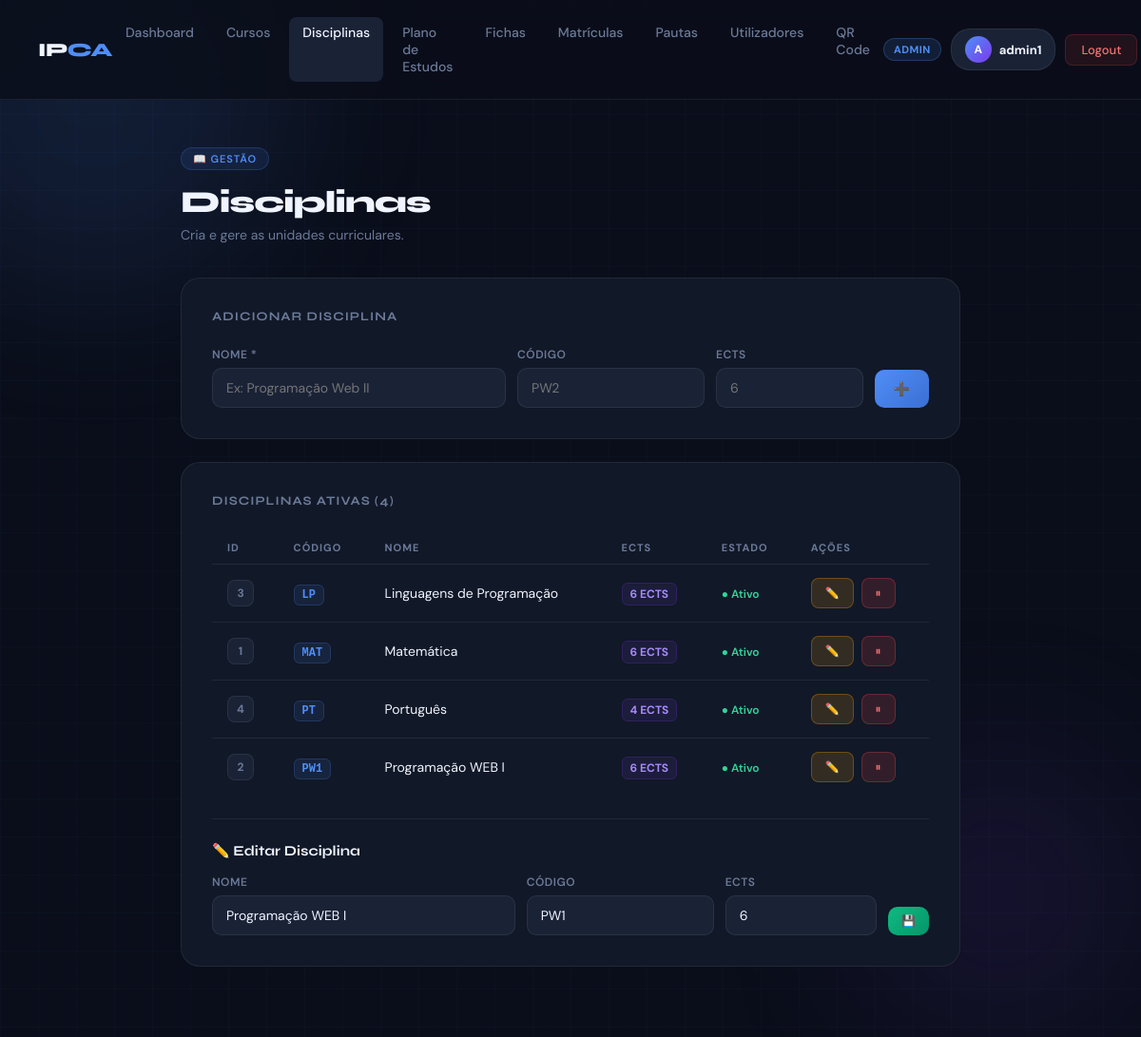
Screenshot of /disciplinas.php?edit=2 (signed in) with the database file from the repository.
### tables this page shows
CREATE TABLE `disciplinas` (
  `ID` int(11) NOT NULL AUTO_INCREMENT,
  `Nome_disc` text NOT NULL,
  `codigo` varchar(10) DEFAULT NULL,
  `ects` int(11) DEFAULT NULL,
  `ativo` tinyint(1) NOT NULL DEFAULT 1,
  PRIMARY KEY (`ID`)
);

### disciplinas.php (the view, shortened to what this page needs)
<?php
require_once 'config.php';
$isAdmin       = ($_SESSION['grupo'] == 1);
$isGestor      = ($_SESSION['grupo'] == 4);
$podeGerir     = ($isAdmin || $isGestor);
$disc_ativas   = $pdo->query("SELECT * FROM disciplinas WHERE ativo=1 ORDER BY Nome_disc")->fetchAll();
$disc_edit = null;
if ($podeGerir && isset($_GET['edit'])) {
    $stmt = $pdo->prepare("SELECT * FROM disciplinas WHERE ID=?");
    $stmt->execute([intval($_GET['edit'])]);
    $disc_edit = $stmt->fetch();
}
?>
<!DOCTYPE html>
<html lang="pt">
<head>
</head>
<body>
<div class="orb orb-1"></div><div class="orb orb-2"></div>
<?php include 'navbar.php'; ?>
<main>
    <div class="page-header">
        <div class="page-tag">📖 Gestão</div>
        <h1>Disciplinas</h1>
        <p><?= $podeGerir ? 'Cria e gere as unidades curriculares.' : 'Consulta as disciplinas disponíveis.' ?></p>
    </div>
    <?php if ($podeGerir): ?>
    <div class="box">
        <div class="box-title">Adicionar Disciplina</div>
        <form method="POST" novalidate>
            <div class="form-grid">
                <div class="form-group"><label>Nome *</label><input type="text" name="nome" required minlength="3" maxlength="200" placeholder="Ex: Programação Web II"></div>
                <div class="form-group"><label>Código</label><input type="text" name="codigo" maxlength="10" placeholder="PW2"></div>
                <div class="form-group"><label>ECTS</label><input type="number" name="ects" min="1" max="30" placeholder="6"></div>
                <button type="submit" name="add" class="btn btn-primary">➕</button>
            </div>
        </form>
    </div>
    <?php endif; ?>
    <div class="box">
        <div class="box-title">Disciplinas Ativas (<?= count($disc_ativas) ?>)</div>
        <?php if (empty($disc_ativas)): ?>
            <p style="color:var(--muted);text-align:center;padding:20px 0">Nenhuma disciplina ativa.</p>
        <?php else: ?>
        <table>
            <tr><th>ID</th><th>Código</th><th>Nome</th><th>ECTS</th><th>Estado</th><?php if ($podeGerir): ?><th>Ações</th><?php endif; ?></tr>
            <?php foreach ($disc_ativas as $row): ?>
            <tr>
                <td><span class="badge"><?= $row['ID'] ?></span></td>
                <td><?= $row['codigo'] ? '<span class="codigo-badge">'.htmlspecialchars($row['codigo']).'</span>' : '<span style="color:var(--muted)">—</span>' ?></td>
                <td><?= htmlspecialchars($row['Nome_disc']) ?></td>
                <td><?= $row['ects'] ? '<span class="ects-badge">'.$row['ects'].' ECTS</span>' : '<span style="color:var(--muted)">—</span>' ?></td>
                <td><span class="status-ativo">● Ativo</span></td>
                <?php if ($podeGerir): ?>
                <td><div class="actions">
                    <a href="?edit=<?= $row['ID'] ?>" class="btn-edit">✏️</a>
                    <a href="?del=<?= $row['ID'] ?>" class="btn-del" onclick="return confirm('Desativar?')">⏸</a>
                </div></td>
                <?php endif; ?>
            </tr>
            <?php endforeach; ?>
        </table>
        <?php if ($disc_edit): ?>
        <hr class="divider">
        <p style="font-family:'Syne',sans-serif;font-size:15px;font-weight:700;margin-bottom:16px">✏️ Editar Disciplina</p>
        <form method="POST" novalidate>
            <div class="form-grid">
                <div class="form-group"><label>Nome</label><input type="text" name="nome" value="<?= htmlspecialchars($disc_edit['Nome_disc']) ?>" required minlength="3"></div>
                <div class="form-group"><label>Código</label><input type="text" name="codigo" value="<?= htmlspecialchars($disc_edit['codigo']??'') ?>" maxlength="10"></div>
                <div class="form-group"><label>ECTS</label><input type="number" name="ects" value="<?= $disc_edit['ects'] ?>" min="1" max="30"></div>
                <button type="submit" name="edit" class="btn btn-save">💾</button>
            </div>
        </form>
        <?php endif; ?>
        <?php endif; ?>
    </div>
</main>
</body>
</html>

### disciplinas.php (style rules this page uses)
:root { --bg:#0a0e1a;--surface:#111827;--surface2:#1a2236;--border:rgba(255,255,255,0.07);--accent:#4f8ef7;--accent2:#7c3aed;--text:#f0f4ff;--muted:#6b7a99 }
* { margin:0;padding:0;box-sizing:border-box }
body { font-family:'DM Sans',sans-serif;background:var(--bg);color:var(--text);min-height:100vh }
body::before { content:'';position:fixed;inset:0;background-image:linear-gradient(rgba(79,142,247,0.03) 1px,transparent 1px),linear-gradient(90deg,rgba(79,142,247,0.03) 1px,transparent 1px);background-size:40px 40px;pointer-events:none;z-index:0 }
.orb { position:fixed;border-radius:50%;filter:blur(80px);pointer-events:none;z-index:0 }
.orb-1 { width:400px;height:400px;background:rgba(79,142,247,0.12);top:-100px;left:-100px }
.orb-2 { width:300px;height:300px;background:rgba(124,58,237,0.1);bottom:0;right:0 }
main { position:relative;z-index:1;max-width:900px;margin:0 auto;padding:50px 40px }
.page-header { margin-bottom:36px;animation:fadeUp 0.4s ease both }
.page-tag { display:inline-flex;align-items:center;gap:6px;background:rgba(79,142,247,0.1);border:1px solid rgba(79,142,247,0.2);color:var(--accent);font-size:11px;font-weight:600;letter-spacing:1px;text-transform:uppercase;padding:4px 12px;border-radius:20px;margin-bottom:14px }
.page-header h1 { font-family:'Syne',sans-serif;font-size:32px;font-weight:800;letter-spacing:-1px;margin-bottom:6px }
.page-header p { color:var(--muted);font-size:14px }
.box { background:var(--surface);border:1px solid var(--border);border-radius:20px;padding:32px;margin-bottom:24px;animation:fadeUp 0.4s 0.1s ease both }
.box-title { font-family:'Syne',sans-serif;font-size:13px;font-weight:700;color:var(--muted);text-transform:uppercase;letter-spacing:1px;margin-bottom:24px }
.form-grid { display:grid;grid-template-columns:2fr 1fr 1fr auto;gap:12px;align-items:flex-end }
.form-group { display:flex;flex-direction:column;gap:6px }
.form-group label { font-size:12px;font-weight:600;color:var(--muted);text-transform:uppercase;letter-spacing:0.5px }
.form-group input { padding:11px 14px;background:var(--surface2);border:1px solid var(--border);border-radius:10px;color:var(--text);font-size:14px;font-family:'DM Sans',sans-serif }
.btn { padding:11px 20px;border:none;border-radius:10px;font-size:14px;font-weight:600;font-family:'DM Sans',sans-serif;cursor:pointer;white-space:nowrap }
.btn-primary { background:linear-gradient(135deg,var(--accent),#3b6fd4);color:white }
.btn-save { background:linear-gradient(135deg,#10b981,#059669);color:white;font-size:12px;padding:7px 14px }
.btn-edit { background:rgba(245,158,11,0.15);color:#fbbf24;border:1px solid rgba(245,158,11,0.3);font-size:12px;padding:7px 14px;text-decoration:none;border-radius:8px }
.btn-del { background:rgba(239,68,68,0.15);color:#f87171;border:1px solid rgba(239,68,68,0.3);font-size:12px;padding:7px 14px;text-decoration:none;border-radius:8px }
table { width:100%;border-collapse:collapse }
th { padding:10px 16px;text-align:left;font-size:11px;font-weight:700;color:var(--muted);text-transform:uppercase;letter-spacing:1px;border-bottom:1px solid var(--border) }
td { padding:14px 16px;font-size:14px;border-bottom:1px solid var(--border);vertical-align:middle }
tr:last-child td { border-bottom:none }
.badge { display:inline-flex;align-items:center;justify-content:center;width:28px;height:28px;background:var(--surface2);border:1px solid var(--border);border-radius:8px;font-size:12px;font-weight:700;color:var(--muted) }
.codigo-badge { background:rgba(79,142,247,0.1);color:var(--accent);border:1px solid rgba(79,142,247,0.2);padding:3px 8px;border-radius:6px;font-size:12px;font-weight:700;font-family:monospace }
.ects-badge { background:rgba(124,58,237,0.1);color:#a78bfa;border:1px solid rgba(124,58,237,0.2);padding:3px 8px;border-radius:6px;font-size:12px;font-weight:700 }
.actions { display:flex;gap:8px }
.status-ativo { color:#34d399;font-size:12px;font-weight:600 }
.divider { border:none;border-top:1px solid var(--border);margin:24px 0 }

### rows the page displays
disciplinas: ID "3", codigo "LP", Nome_disc "Linguagens de Programação", ects "6"
disciplinas: ID "1", codigo "MAT", Nome_disc "Matemática", ects "6"
disciplinas: ID "4", codigo "PT", Nome_disc "Português", ects "4"
disciplinas: ID "2", codigo "PW1", Nome_disc "Programação WEB I", ects "6", nome "Programação WEB I"

### other values shown
$label "ADMIN"
substr($_SESSION['login'], 0, 1) "A"
$_SESSION['login'] "admin1"
count($disc_ativas) "4"
